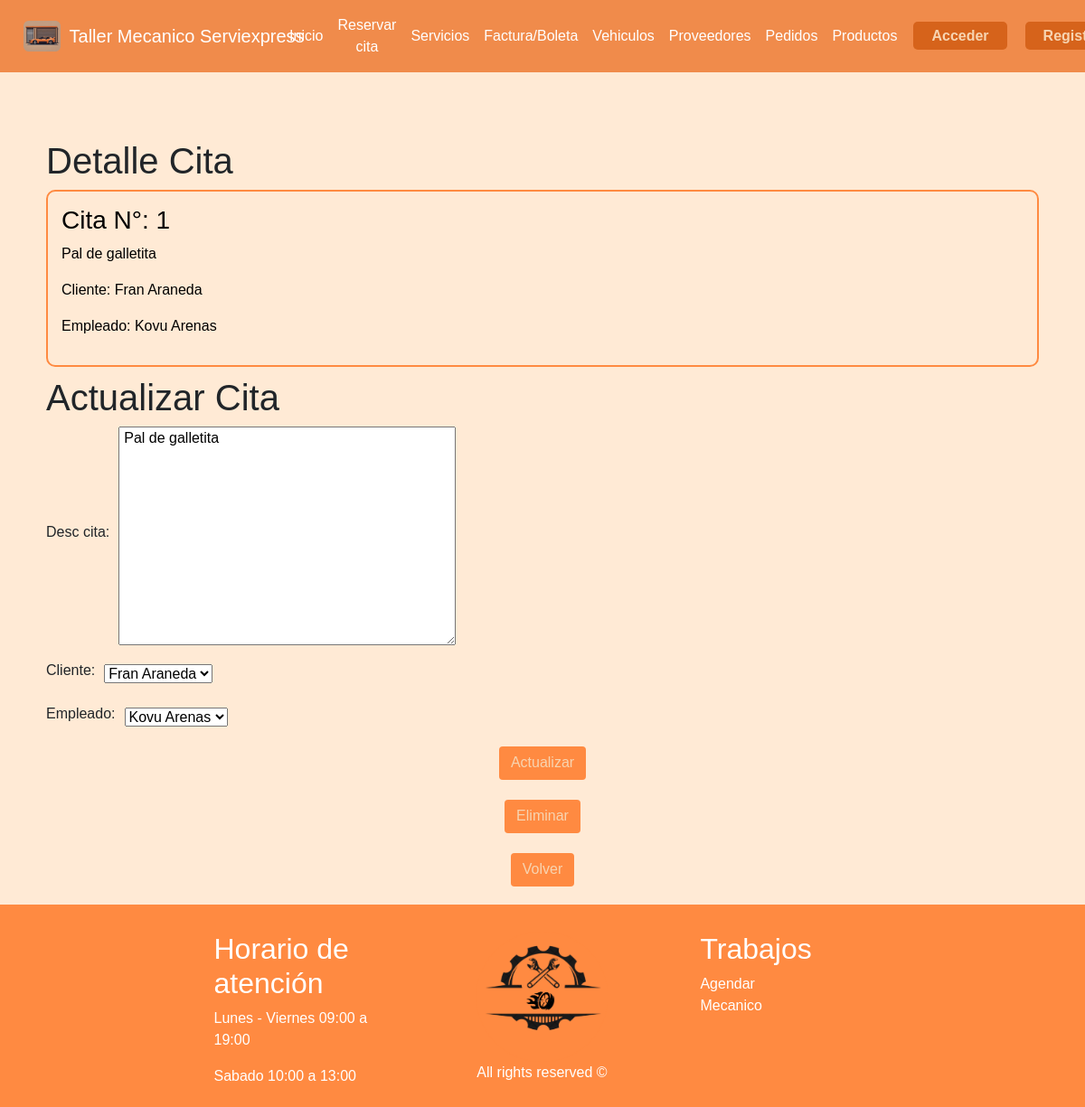
The app's page /cita/1/ with its own data.
### taller/models.py (models this page shows, shortened)
class Cita(models.Model):
    id_cita = models.AutoField(primary_key=True)
    fecha_aten = models.DateTimeField(auto_now_add=True)
    desc_cita = models.TextField(blank=True)
    cliente = models.ForeignKey(Cliente, on_delete=models.CASCADE)
    empleado = models.ForeignKey(Empleado, on_delete=models.CASCADE)

class Cliente(models.Model):
    rut_cli = models.CharField(primary_key=True, max_length=12)
    pnom_cli = models.CharField(max_length=20)
    snom_cli = models.CharField(max_length=20, blank=True)
    appaterno_cli = models.CharField(max_length=20)
    apmaterno_cli = models.CharField(max_length=20, blank=True)
    correo_cli = models.CharField(max_length=60, blank=True)
    telefono_cli = models.IntegerField(blank=True, null=True)
    def __str__(self):
        return self.pnom_cli + " " + self.appaterno_cli

class Empleado(models.Model):
    rut_emp = models.CharField(primary_key=True, max_length=12)
    pnom_emp = models.CharField(max_length=20)
    snom_emp = models.CharField(max_length=20, blank=True)
    appaterno_emp = models.CharField(max_length=20)
    apmaterno_emp = models.CharField(max_length=20, blank=True)
    cargo = models.CharField(max_length=40, blank=True)
    salario = models.IntegerField(null=True, blank=True)
    def __str__(self):
        return self.pnom_emp + " " + self.appaterno_emp

### taller/views.py (the view, shortened to what this page needs)
# urls.py: path('cita/<int:id_cita>/', views.update_cita, name='update_cita'),
def update_cita(request, id_cita):
    cliente = Cliente.objects.filter(rut_cli=request.user.username).first()
    empleado = Empleado.objects.filter(rut_emp=request.user.username).first()
    rol = ""
    if cliente:
        rol = "Cliente"
    else:
        rol = "Empleado"
    if request.method == "GET":
        cita = get_object_or_404(Cita, pk=id_cita)
        form = CitaForm(instance=cita)
        return render(
            request,
            "detail_cita.html",
            {"cita": cita, "form": form, "cliente": cliente, "empleado": empleado},
        )

### taller/forms.py
class CitaForm(ModelForm):
    class Meta:
        model = Cita
        fields = ['desc_cita', 'cliente', 'empleado']

### taller/templates/detail_cita.html (shortened to what this page needs)
{% extends 'hnf.html' %}
{% load static %}
{% block content %}
<head>
    <link rel="stylesheet" href="{% static 'css/crud.css' %}" />
</head>
<div class="container">
    <ul style="list-style: none;">
        {% if not Mensaje %}
        <h1> Detalle Cita </h1>
        <li id="detalle">
            <h3>Cita N°: {{ cita.id_cita }}</h3>
            <p>{{ cita.desc_cita}}</p>
            <p>Cliente:  {{ cita.cliente }}</p>
            <p>Empleado: {{ cita.empleado }}</p>
        </li>
        <h1> Actualizar Cita </h1>
        <form action="{% url 'update_cita' cita.id_cita %}" method="POST">
            {{ form.as_p }}
            <ul>
                <li class="centered-button">
                    <button class="btn" type="submit">
                        Actualizar
                    </button>
                </li>
            </ul>
        </form>
        <form action="{% url 'delete_cita' cita.id_cita %}" method="POST">
            <ul>
                <li class="centered-button" style="margin-top: 2%;">
                    <button class="btn" type="submit">
                        Eliminar
                    </button>
                </li>
            </ul>
        </form>
        <ul>
            <li class="centered-button" style="margin-top: 2%;">
                <a class="btn" href="/citas">
                    Volver
                </a>
            </li>
        </ul>
        {% endif %}
    </ul>
</div>
{% endblock %}

### taller/static/css/keyframes.css (style rules this page uses)
@media (max-width: 1400px) { * { max-width: 100%; padding: 0 10px; } }

### taller/static/css/style.css (style rules this page uses)
* { margin: 0%; padding: 0; box-sizing: border-box; }
body { font-family:'Gill Sans', 'Gill Sans MT', Calibri, 'Trebuchet MS', sans-serif; background-color: #ffead5; }
.btn { padding-top: 5px; text-align: center; margin-right: 10px; margin-left: 10px; background: #FF8A41; color: #f7d4b1; }

### taller/static/css/crud.css (style rules this page uses)
.container { width: 94%; }
form p { display: flex; align-items: center; text-align: center; }
form label { margin-right: 10px; align-items: center; }
form textarea { text-indent: 5px; }
form button { display: block; margin: 0 auto; }
#detalle { border: 2px solid; border-color: rgba(255, 138, 65); border-radius: 10px; padding: 15px; margin-bottom: 10px; background-color: #ffead5; color: black; }
.centered-button { display: flex; justify-content: center; align-items: center; text-align: center; }

### records on screen
Cita: id_cita "1", desc_cita "Pal de galletita", cliente "Fran Araneda", empleado "Kovu Arenas"
